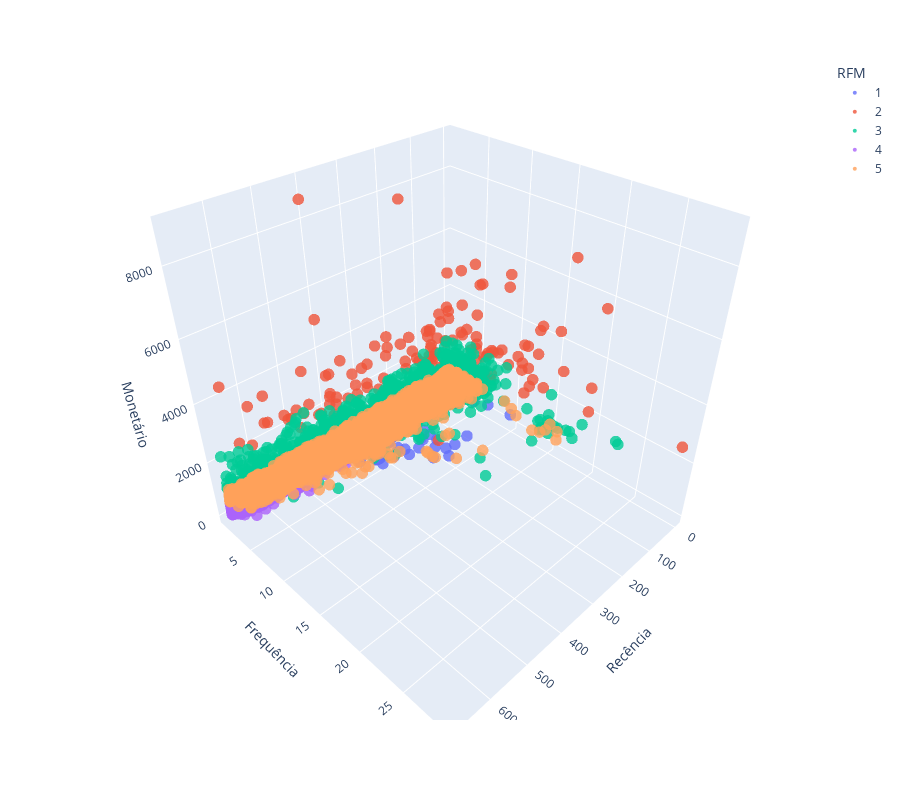

Notebook code cell kept with this figure:
### Code cell
fig = px.scatter_3d(
    df, 
    x="recency", 
    y="frequency",
    z="monetary",
    color="rfm_default_clusters",
    opacity=0.8,
    category_orders={"rfm_default_clusters": ['0', '1', '2', '3', '4']}
)

fig.update_traces(marker=dict(size=4))

fig.update_layout(
    scene=dict(
        xaxis_title='Recência',
        yaxis_title='Frequência',
        zaxis_title='Monetário'
    ),
    legend_title_text='RFM',
    legend=dict(traceorder='normal'),
    height=800  # Increase the height of the chart
)
fig.for_each_trace(lambda t: t.update(name=str(int(t.name) + 1)))
fig.show()

### Figure 1 — Plotly figure (JSON) as saved in the notebook; plotly's stock layout.template omitted (floating-point values rounded to 4 significant figures; data arrays with more than 128 entries replaced by an {"elided": "..."} marker saying what was removed)
{"data": [{"hovertemplate": "rfm_default_clusters=0<br>recency=%{x}<br>frequency=%{y}<br>monetary=%{z}<extra></extra>", "legendgroup": "0", "marker": {"color": "#636efa", "opacity": 0.8, "size": 4, "symbol": "circle"}, "mode": "markers", "name": "1", "scene": "scene", "showlegend": true, "type": "scatter3d", "x": {"elided": "17919 int values"}, "y": {"elided": "17919 int values"}, "z": {"elided": "17919 float values"}}, {"hovertemplate": "rfm_default_clusters=1<br>recency=%{x}<br>frequency=%{y}<br>monetary=%{z}<extra></extra>", "legendgroup": "1", "marker": {"color": "#EF553B", "opacity": 0.8, "size": 4, "symbol": "circle"}, "mode": "markers", "name": "2", "scene": "scene", "showlegend": true, "type": "scatter3d", "x": {"elided": "146 int values"}, "y": {"elided": "146 int values"}, "z": {"elided": "146 float values"}}, {"hovertemplate": "rfm_default_clusters=2<br>recency=%{x}<br>frequency=%{y}<br>monetary=%{z}<extra></extra>", "legendgroup": "2", "marker": {"color": "#00cc96", "opacity": 0.8, "size": 4, "symbol": "circle"}, "mode": "markers", "name": "3", "scene": "scene", "showlegend": true, "type": "scatter3d", "x": {"elided": "1501 int values"}, "y": {"elided": "1501 int values"}, "z": {"elided": "1501 float values"}}, {"hovertemplate": "rfm_default_clusters=3<br>recency=%{x}<br>frequency=%{y}<br>monetary=%{z}<extra></extra>", "legendgroup": "3", "marker": {"color": "#ab63fa", "opacity": 0.8, "size": 4, "symbol": "circle"}, "mode": "markers", "name": "4", "scene": "scene", "showlegend": true, "type": "scatter3d", "x": {"elided": "19134 int values"}, "y": {"elided": "19134 int values"}, "z": {"elided": "19134 float values"}}, {"hovertemplate": "rfm_default_clusters=4<br>recency=%{x}<br>frequency=%{y}<br>monetary=%{z}<extra></extra>", "legendgroup": "4", "marker": {"color": "#FFA15A", "opacity": 0.8, "size": 4, "symbol": "circle"}, "mode": "markers", "name": "5", "scene": "scene", "showlegend": true, "type": "scatter3d", "x": {"elided": "7189 int values"}, "y": {"elided": "7189 int values"}, "z": {"elided": "7189 float values"}}], "layout": {"height": 800, "legend": {"title": {"text": "RFM"}, "tracegroupgap": 0, "traceorder": "normal"}, "margin": {"t": 60}, "scene": {"domain": {"x": [0, 1], "y": [0, 1]}, "xaxis": {"title": {"text": "Recência"}}, "yaxis": {"title": {"text": "Frequência"}}, "zaxis": {"title": {"text": "Monetário"}}}}}
